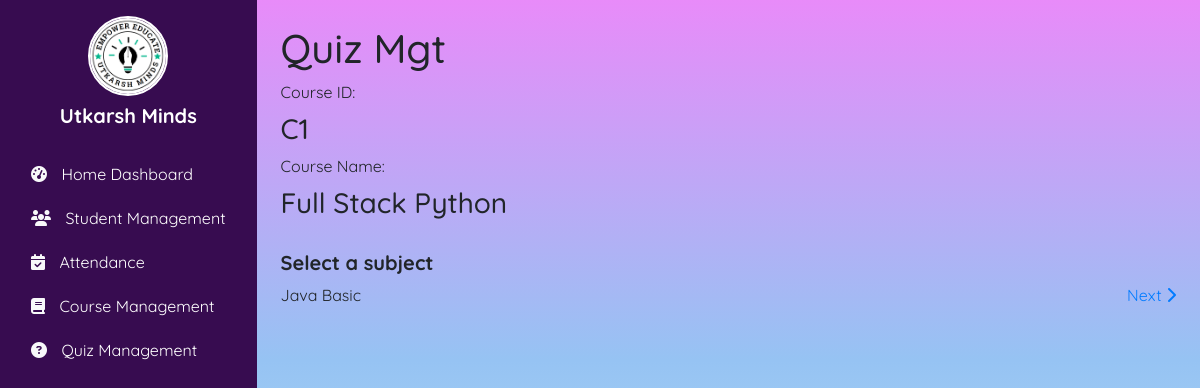
Before: /quizmgt/subject_select/C1 with the older database file.
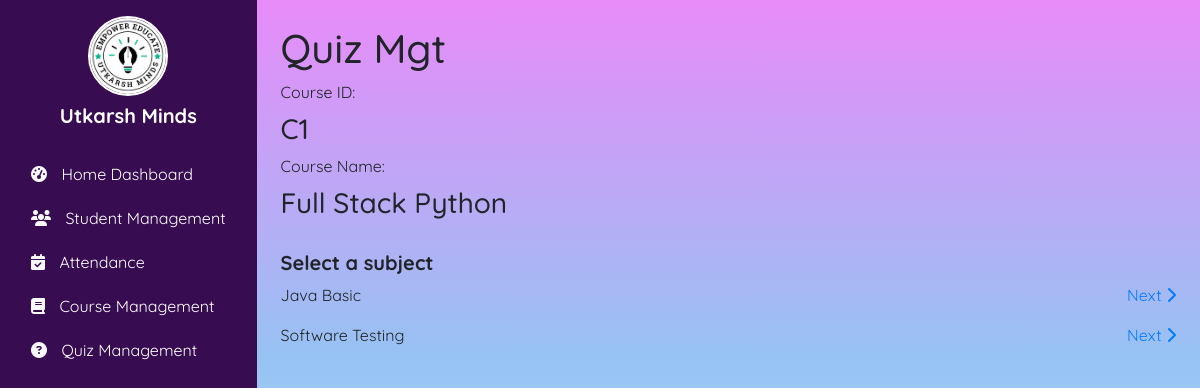
After: the same page with the newer database file.
### coursemgt/models.py (models this page shows)
class Subject(models.Model):
    sb_id = models.TextField(primary_key=True)
    sbname = models.CharField(max_length=255)
    courses = models.ManyToManyField(Course, related_name='subjects')
    def __str__(self):
        return self.sbname

### quizmgt/views.py (the view)
# urls.py: path("subject_select/<str:c_id>", views.subject_select),
def subject_select(request, c_id):
    c=Course.objects.get(pk=c_id)
    subjects= c.subjects.all()
    return render(request, 'quizmgt/subject_select.html', {'c': c, 'subjects':subjects})

### dump/quizmgt/templates/quizmgt/subject_select.html (shortened to what this page needs)
{% extends "base.html" %}
{% block body %}
<h1>Quiz Mgt</h1>
    <label for="cid">Course ID: </label>
    <h3>{{c.c_id}}</h3>
    <label for="cname">Course Name: </label>
    <h3>{{c.cname}}</h3>
    <br>
    <h5>Select a subject</h5>
    <div class="list-group">
        {% for s in subjects %}
        <div class="d-flex justify-content-between align-items-center mb-3 course-list-item">
            <span>{{s}}</span>
            <a href="/quizmgt/student_list/{{ c.c_id }}/{{ s.sbname}}" class="next-btn">
                Next <i class="fa-solid fa-chevron-right"></i>
            </a>
        </div>
        {% endfor %}
    </div>
    {% endblock body %}

Changed rows visible on the page:
added Subject: sbname "Software Testing"
